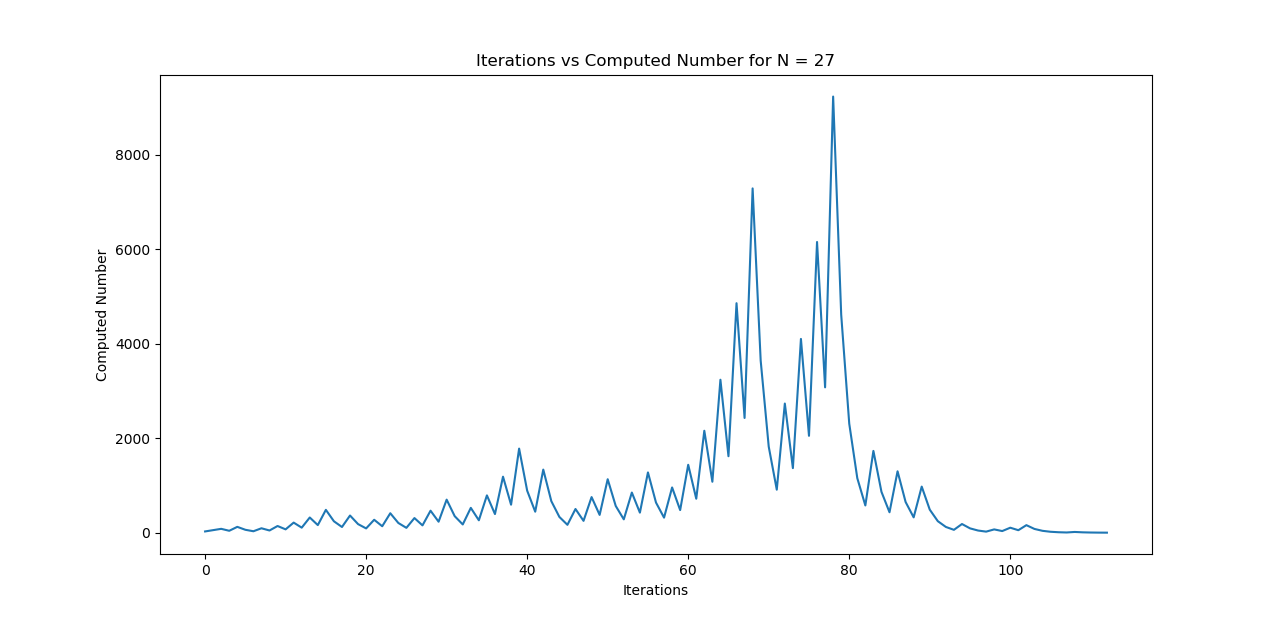

Here is the Python script that generated this plot:
import numpy as np 
import matplotlib.pyplot as plt 

"""
Benjamin Klimko, PHYS 416 Spring 2018
The program has a hardcoded input n, which can be altered prior to running the program.
The program outputs a graph showing the computed number versus iteration for the hailstone (3n+1) problem
"""

# set input value here and initialize iteration counter
n = 27
original_n = np.copy(n)
count = 0

# create arrays to hold both iteration values and computed numbers
iteration = np.array([0])
computed = np.array([n])

# as long as n is not 1 continue the algorithm
while n != 1:
	# check if n is even or odd-- if even divide by 2; if odd multiply by 3 and add 1
	if n%2 == 0:
		n /= 2
	else:
		n = (3*n) + 1

	# increment counter, add to iteration array, and add the updated value of n to computed array
	count += 1
	iteration = np.append(iteration, count)
	computed = np.append(computed, n)


# once n has become 1 plot the iterations vs computed number, add title and axis labels
plt.plot(iteration, computed)
plt.xlabel('Iterations')
plt.ylabel('Computed Number')
plt.title('Iterations vs Computed Number for N = {0}'.format(str(original_n)))

plt.show()
